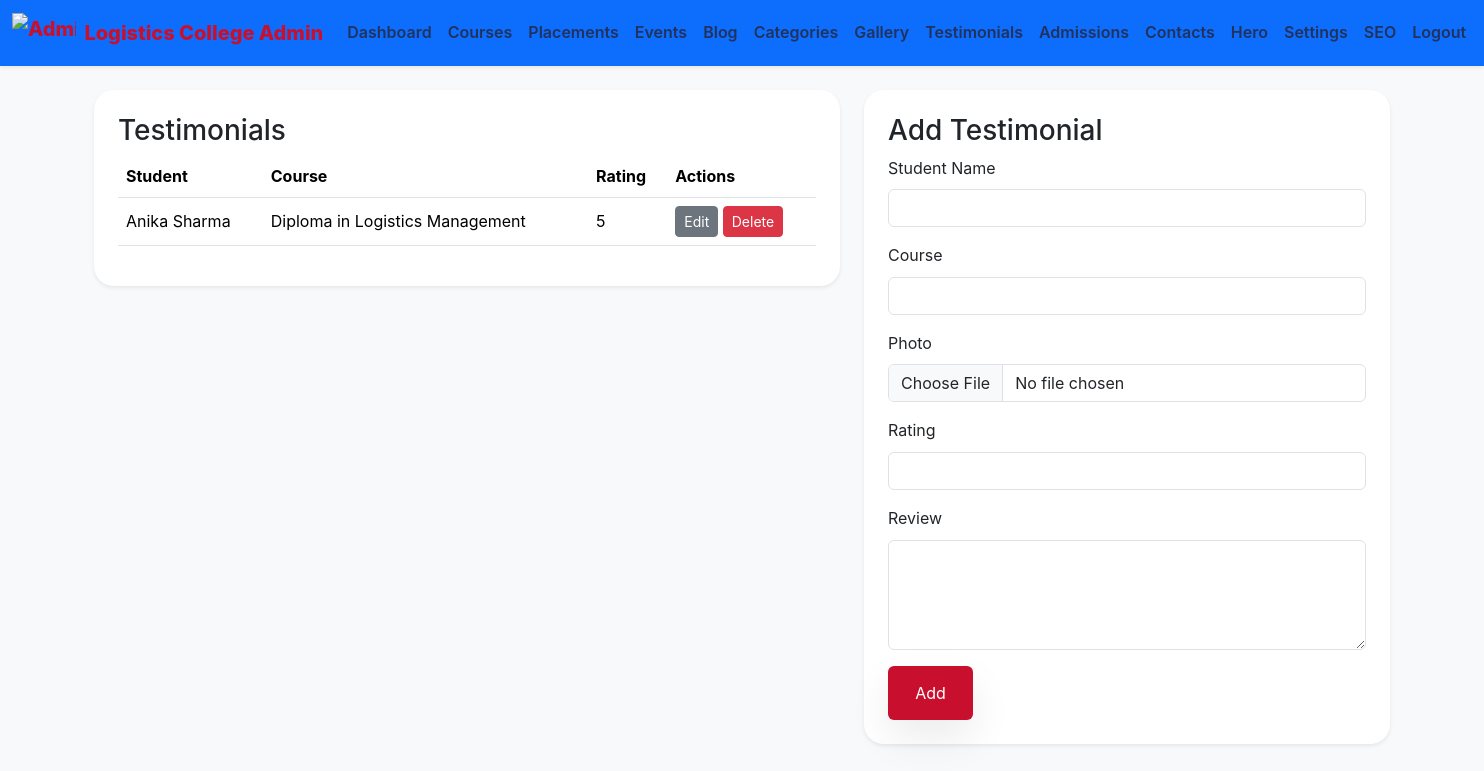
Screenshot of /admin/testimonials.php (signed in) with the database file from the repository.
### tables this page shows
CREATE TABLE testimonials (
  id INT UNSIGNED AUTO_INCREMENT PRIMARY KEY,
  student_name VARCHAR(150) NOT NULL,
  course VARCHAR(150) NOT NULL,
  photo VARCHAR(255) NOT NULL,
  rating INT UNSIGNED NOT NULL DEFAULT 5,
  review TEXT NOT NULL,
  created_at DATETIME NOT NULL DEFAULT CURRENT_TIMESTAMP,
  updated_at DATETIME NULL DEFAULT NULL
);

### includes/functions.php (called while the page is built, shortened)
<?php
function e($value) {
    return htmlspecialchars($value, ENT_QUOTES, 'UTF-8');
}
function csrf_token() {
    return $_SESSION['csrf_token'];
}
function get_base_url() {
    $scriptName = $_SERVER['SCRIPT_NAME'];
    $parts = explode('/', trim($scriptName, '/'));
    if (!empty($parts) && $parts[0] !== 'index.php') {
        array_pop($parts);
        return '/' . implode('/', $parts);
    }
    return '/';
}
function site_url($path = '') {
    $base = get_base_url();
    return $base . '/' . ltrim($path, '/');
}

### admin/testimonials.php (the view, shortened to what this page needs)
<?php
require_once __DIR__ . '/../config/config.php';
$testimonials = $pdo->query('SELECT * FROM testimonials ORDER BY id DESC')->fetchAll();
$edit = null;
require_once __DIR__ . '/../includes/admin_header.php';
?>
<div class="row g-4">
    <div class="col-lg-7">
        <div class="card border-0 shadow-sm p-4">
            <h3>Testimonials</h3>
            <table class="table">
                <thead>
                    <tr>
                        <th>Student</th>
                        <th>Course</th>
                        <th>Rating</th>
                        <th>Actions</th>
                    </tr>
                </thead>
                <tbody>
                    <?php foreach ($testimonials as $item): ?>
                        <tr>
                            <td><?= e($item['student_name']) ?></td>
                            <td><?= e($item['course']) ?></td>
                            <td><?= e($item['rating']) ?></td>
                            <td>
                                <a href="<?= e(site_url('admin/testimonials.php?edit=' . $item['id'])) ?>" class="btn btn-sm btn-secondary">Edit</a>
                                <a href="<?= e(site_url('admin/testimonials.php?delete=' . $item['id'] . '&token=' . csrf_token())) ?>" class="btn btn-sm btn-danger" onclick="return confirm('Delete testimonial?');">Delete</a>
                            </td>
                        </tr>
                    <?php endforeach; ?>
                </tbody>
            </table>
        </div>
    </div>
    <div class="col-lg-5">
        <div class="card border-0 shadow-sm p-4">
            <h3><?= $edit ? 'Edit Testimonial' : 'Add Testimonial' ?></h3>
            <form method="POST" enctype="multipart/form-data">
                <div class="mb-3">
                    <label class="form-label">Student Name</label>
                    <input type="text" name="student_name" class="form-control" value="<?= e($edit['student_name'] ?? '') ?>" required />
                </div>
                <div class="mb-3">
                    <label class="form-label">Course</label>
                    <input type="text" name="course" class="form-control" value="<?= e($edit['course'] ?? '') ?>" required />
                </div>
                <div class="mb-3">
                    <label class="form-label">Photo</label>
                    <input type="file" name="photo" class="form-control" <?= $edit ? '' : 'required' ?> />
                </div>
                <div class="mb-3">
                    <label class="form-label">Rating</label>
                    <input type="number" name="rating" class="form-control" value="<?= e($edit['rating'] ?? '') ?>" min="1" max="5" required />
                </div>
                <div class="mb-3">
                    <label class="form-label">Review</label>
                    <textarea name="review" rows="4" class="form-control" required><?= e($edit['review'] ?? '') ?></textarea>
                </div>
                <button type="submit" class="btn btn-primary"><?= $edit ? 'Update' : 'Add' ?></button>
            </form>
        </div>
    </div>
</div>
<?php require_once __DIR__ . '/../includes/admin_footer.php';

### assets/css/style.css (style rules this page uses)
:root { --primary: #c8102e; --secondary: #ffcc00; --surface: #ffffff; --muted: #6b7280; --bg: #f4f7fb; --border: rgba(9, 31, 59, 0.08); }
* { box-sizing: border-box; }
body { font-family: 'Inter', sans-serif; background: var(--bg); color: #1f2937; line-height: 1.6; }
a { text-decoration: none; }
.btn-primary { background: var(--primary); border: none; padding: 0.95rem 1.7rem; box-shadow: 0 18px 40px rgba(0, 0, 0, 0.08); color: #fff; }
.card { border: 1px solid var(--border); border-radius: 1.25rem; }
.table td, .table th { vertical-align: middle; }

### rows the page displays
testimonials: student_name "Anika Sharma", course "Diploma in Logistics Management", rating "5"
